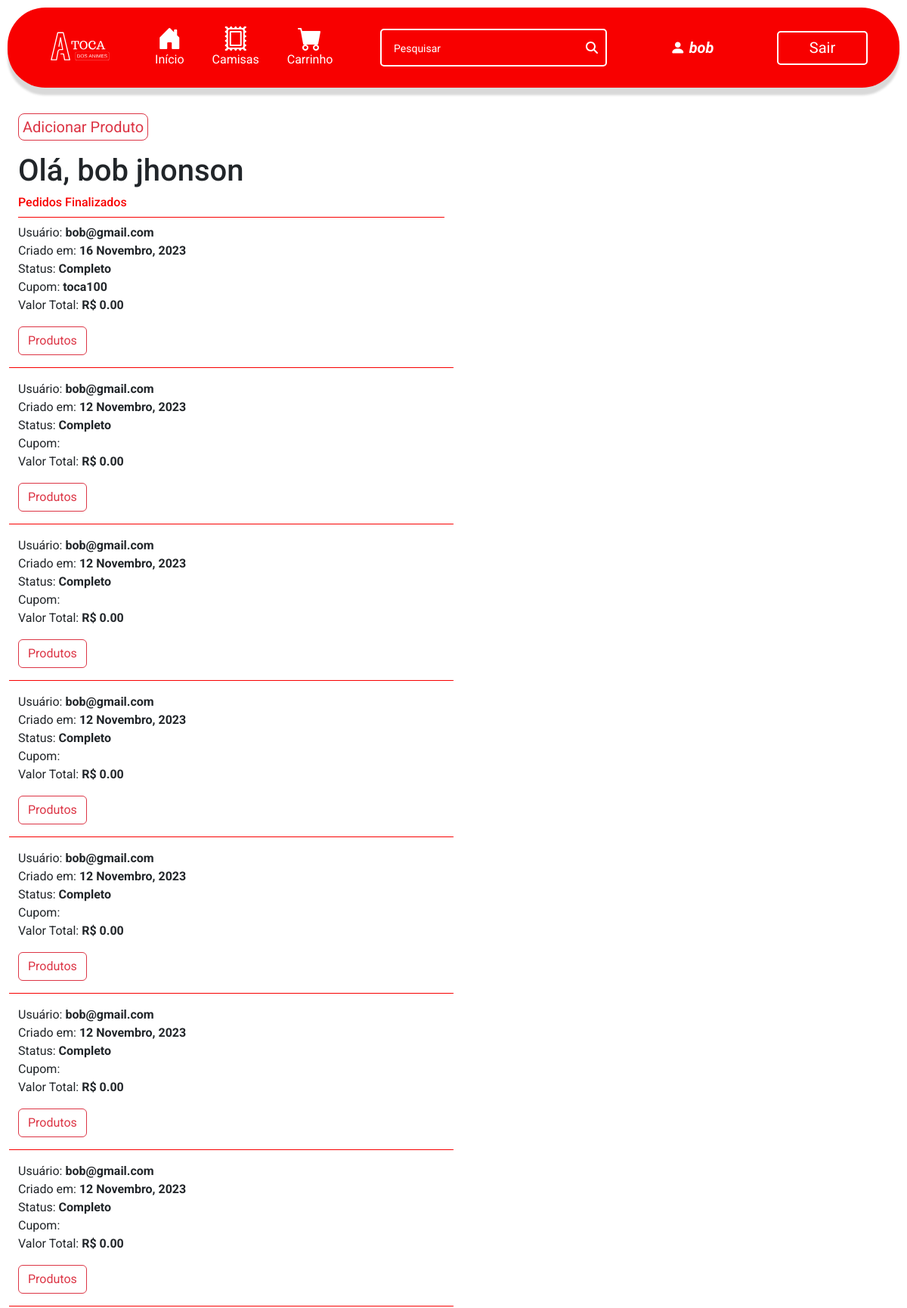
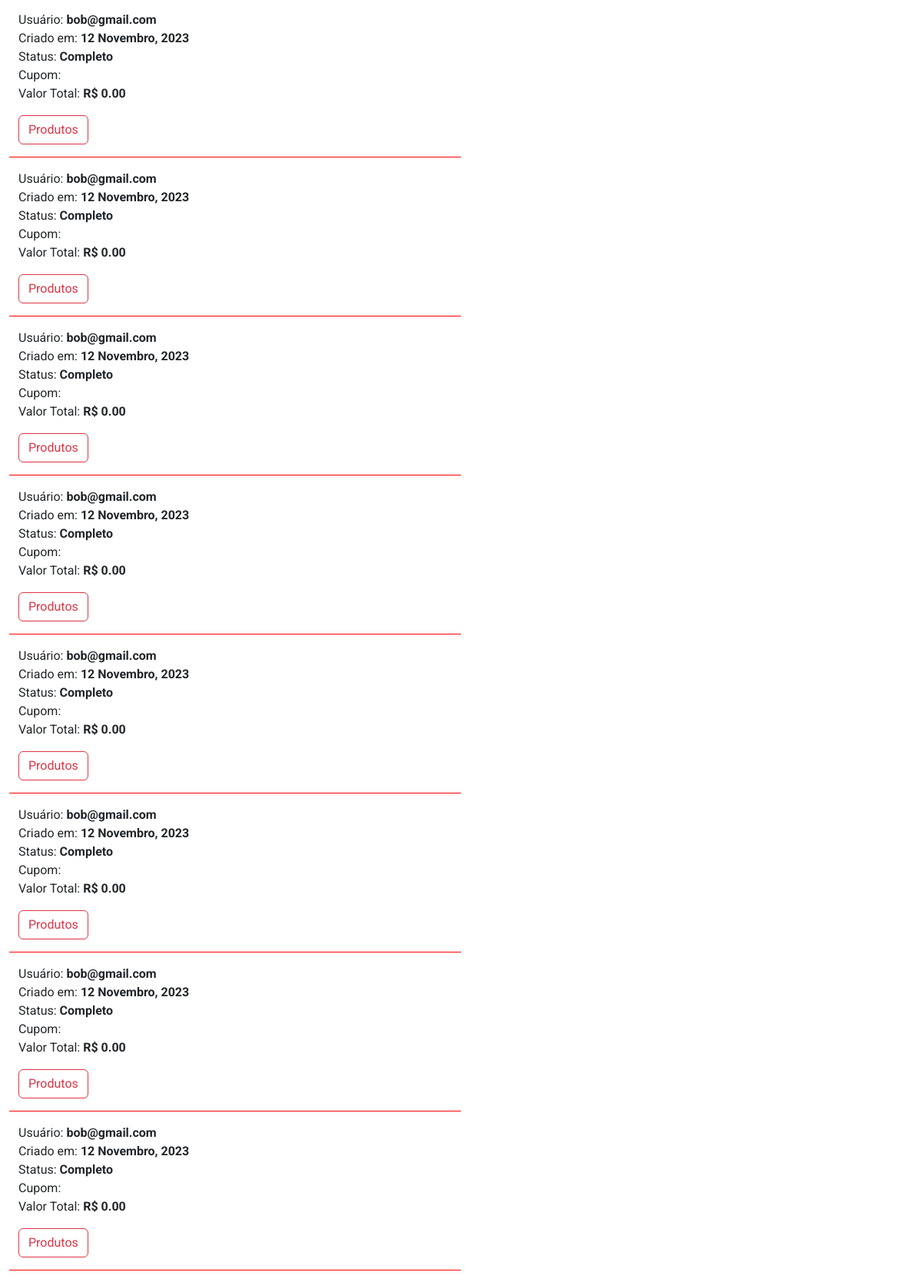
Page /user_page (signed in, upper part) on the committed database (2 pictures, top to bottom).
### ecommerce/models.py (models this page shows, shortened)
class User(AbstractUser):
    cpf = models.CharField(max_length=11, blank=False, null=True)
    adm = models.BooleanField(default=False)
    def __str__(self):
        return self.username

class Pedido(models.Model):
    cupom = models.ForeignKey(Cupom, on_delete=models.CASCADE, related_name="cupons_utilizados", blank=True, null=True)
    usuario = models.ForeignKey(User, on_delete=models.CASCADE, related_name="pedidos")
    data_pedido = models.DateTimeField(auto_now_add=True)
    complete = models.BooleanField(default=False, null=True, blank=False)
    cupom_status = models.BooleanField(default=False, null=True, blank=True)
    @property
    def get_total_cupom(self):
        valor_carrinho = self.get_total_carrinho
        total_cupom = float(valor_carrinho) - (float(valor_carrinho) * (self.cupom.porcentagem / 100))
        return total_cupom
    @property
    def get_total_carrinho(self):
        itempedido = self.items.all()
        total = sum([item.get_total for item in itempedido])
        return total

class Cupom(models.Model):
    nome_cupom = models.CharField(max_length=24, null=True, blank=False)
    porcentagem = models.IntegerField(blank=False, null=True)

class ItemPedido(models.Model):
    produto = models.ForeignKey(Produto, on_delete=models.CASCADE, related_name="produto_item", blank=True, null=True)
    pedido = models.ForeignKey(Pedido, on_delete=models.CASCADE, blank=True, null=True, related_name="items")
    tamanho = models.CharField(max_length=2, default="", blank=False)
    quantidade = models.PositiveIntegerField(null=True, blank=True)
    data_adicionada = models.DateTimeField(auto_now_add=True)
    @property
    def get_total(self):
        total = self.quantidade * self.produto.valor_produto
        return total

class Produto(models.Model):
    nome_produto = models.CharField(max_length=255)
    descricao_produto = models.TextField()
    valor_produto = models.DecimalField(max_digits=6, decimal_places=2)
    image = models.ImageField(null=True, blank=False)
    img_url = models.URLField(null=True, blank=True)
    tamanho_p = models.IntegerField(blank=False, null=True)
    tamanho_m = models.IntegerField(blank=False, null=True)
    tamanho_g = models.IntegerField(blank=False, null=True)
    tamanho_gg = models.IntegerField(blank=False, null=True)
    compradores = models.ManyToManyField(User, blank=True, related_name="compras")

### ecommerce/views.py (the view)
# urls.py: path("user_page", views.user_page, name="user_page"),
@login_required
def user_page(request):
    pedidos_finalizados = Pedido.objects.filter(usuario=request.user, complete=True).order_by("-data_pedido")
    return render(request, "ecommerce/user_page.html", context={
        "pedidos_finalizados": pedidos_finalizados,
    })

### ecommerce/templates/ecommerce/user_page.html (shortened to what this page needs)
{% extends 'ecommerce/layout.html' %}
{% load static %}
{% load i18n %}
{% block body %}
    <div class="container-fluid p-4">
        {% if user.is_superuser or user.adm %}
            <div class="row pb-3">
                <div class="col">
                    <a href="{% url 'add_produto' %}"><button class="btn btn-outline-danger btn-lg" style="padding: 2px 5px 2px 5px;">Adicionar Produto</button></a>
                </div>
            </div>
        {% endif %}
        <div class="row">
            <div class="col-6">
                <h1>Olá, {{user.get_full_name}}</h1>
                <h6 style="color: #f80000; border-bottom: 1px solid #f80000; padding-bottom: 10px;">Pedidos Finalizados</h6>
            </div>
        </div>
        {% for pedido in pedidos_finalizados %}
            <div class="row mb-3">
                <div class="col-6" style="border-bottom: 1px solid #F80000;">
                    <p>
                        Usuário: <strong>{{pedido.usuario}}</strong> <br>
                        Criado em: <strong>{% language 'pt-br' %}{{ pedido.data_pedido|date:'j F, Y' }}{% endlanguage %}</strong>
                        <br>
                        Status: <strong>Completo</strong> <br>
                        Cupom: <strong>{{pedido.cupom.nome_cupom}}</strong> <br>
                        Valor Total:
                            {% if pedido.cupom_status %}
                                <strong> R$ {{pedido.get_total_cupom|floatformat:2}} </strong>
                            {% else %}
                                <strong> R$ {{pedido.get_total_carrinho|floatformat:2}} </strong>
                            {% endif %}
                    </p>
                    <p>
                        <button class="btn btn-outline-danger" type="button" data-bs-toggle="collapse" data-bs-target="#collapse-{{pedido.pk}}"
                            aria-expanded="false" aria-controls="collapse-{{pedido.pk}}">
                            Produtos
                        </button>
                    </p>
                </div>
            </div>
            {% empty %}
                <h4>Você ainda não finalizou nenhum pedido.</h4>
        {% endfor %}
    </div>
{% endblock %}

### ecommerce/templates/ecommerce/layout.html (shortened to what this page needs)
{% load static %}
<!DOCTYPE html>
<html lang="en">
    <head>
        <link rel="stylesheet" href="{% static 'ecommerce/style.css' %}">
        <link rel="stylesheet" href="https://cdn.jsdelivr.net/npm/bootstrap-icons@1.11.1/font/bootstrap-icons.css" />
        <link href="https://cdn.jsdelivr.net/npm/bootstrap@5.3.2/dist/css/bootstrap.min.css" rel="stylesheet"
 />
    </head>
  <body>
        <header>
            <nav class="navbar navbar-expand-lg navbar-dark">
                <div class="container">
                    <a class="navbar-brand" href="{% url 'index' %}">
                        <img  src="{% static 'ecommerce/Assets/LogoToca.svg' %}" alt="" class="logo" />
                    </a>
                    <div class="collapse navbar-collapse" id="navbarNav">
                        <ul class="navbar-nav me-auto iconsLinks">
                            <li class="nav-item">
                                <a class="nav-link" href="{% url 'index' %}"><i class="bi bi-house-door-fill"></i> Início</a>
                            </li>
                            <li class="nav-item">
                                <a class="nav-link" href="{% url 'produtos' 'all' %}"><i class="bi bi-postage"></i> Camisas</a>
                            </li>
                            <li class="nav-item" data-bs-toggle="offcanvas" data-bs-target="#offcanvasRight" aria-controls="offcanvasRight">
                                <a class="nav-link" href="{% url 'carrinho' %}"><i class="bi bi-cart-fill"></i> Carrinho</a>
                            </li>
                        </ul>
                        <form class="d-flex me-auto justify-content-center" action="{% url 'search_bar' %}" method="get">
                            <input class="inputSearch" type="search" placeholder="Pesquisar" aria-label="Search" name="search"/>
                        </form>
                        {% if user.is_authenticated %}
                            <ul class="navbar-nav me-auto iconsLinks">
                                <li class="nav-item">
                                    <a class="nav-link" href="{% url 'user_page' %}" style="font-size: 10px;"><i class="bi bi-person-fill"><strong style="color: white; margin-left: 5px;">{{request.user.first_name}}</strong></i></a>
                                </li>
                            </ul>
                            <div class="d-flex justify-content-center">
                              <a href="{% url 'logout' %}"><button class="login">Sair</button></a>
                            </div>
                        {% else %}
                              <div class="d-flex justify-content-center">
                                  <a href="{% url 'login' %}"><button class="login">Entrar</button></a>
                              </div>
                        {% endif %}
                    </div>
                </div>
            </nav>
        </header>
        {% block body %}
        {% endblock %}
  </body>
</html>

### ecommerce/static/ecommerce/style.css (style rules this page uses)
:root { --red-primary: #f80000; --pink-card: #FFA2A2; }
* { font-family: "Roboto"; margin: 0; padding: 0; padding-left: 0; }
.navbar { background-color: var(--red-primary); border-radius: 50px; margin: 10px; display: grid; grid-template-columns: 10% auto auto auto; align-items: center; box-shadow: 0px 10px 3px #d9d9d9; font-weight: 400; }
.logo { display: flex; max-width: 80px; max-height: 80px; margin-right: 200px; margin-left: 15%; justify-content: center; position: relative; top: 3px; }
.inputSearch { background-color: transparent; width: 300px; height: 50px; border: 2px solid white; border-radius: 5px; outline: none; color: white; padding: 5%; align-items: center; background-image: url(Assets/icons/iconSearch.svg); background-repeat: no-repeat; background-position: calc(100% - 10px) center; }
.iconsLinks { display: flex; justify-content: center; align-items: center; gap: 10%; }
.iconsLinks a { color: white; }
.iconsLinks a i { color: white; font-size: 200%; display: flex; justify-content: center; align-items: center; }
.login { width: 120px; height: 45px; background-color: transparent; border: 2px solid white; border-radius: 5px; margin-right: 40px; color: white; font-size: 20px; text-decoration: none; }
@media screen and (max-width: 1200px) { .login { margin: 10px; } }
@media screen and (max-width: 1200px) { .inputSearch { margin: 10px; } }
@media screen and (max-width: 1200px) { .logo { margin-right: 80px; } }
:root { --red-primary: #f80000 }
a { text-decoration: none; }

### rows in the picture
User: user.first_name "bob", get_full_name "bob jhonson"
Pedido: usuario "bob@gmail.com", data_pedido "16 Novembro, 2023", cupom.nome_cupom "toca100", get_total_cupom "0.00"
Pedido: usuario "bob@gmail.com", data_pedido "12 Novembro, 2023", get_total_carrinho "0.00"
Pedido: usuario "bob@gmail.com", data_pedido "12 Novembro, 2023", get_total_carrinho "0.00"
Pedido: usuario "bob@gmail.com", data_pedido "12 Novembro, 2023", get_total_carrinho "0.00"
Pedido: usuario "bob@gmail.com", data_pedido "12 Novembro, 2023", get_total_carrinho "0.00"
Pedido: usuario "bob@gmail.com", data_pedido "12 Novembro, 2023", get_total_carrinho "0.00"
Pedido: usuario "bob@gmail.com", data_pedido "12 Novembro, 2023", get_total_carrinho "0.00"
Pedido: usuario "bob@gmail.com", data_pedido "12 Novembro, 2023", get_total_carrinho "0.00"
Pedido: usuario "bob@gmail.com", data_pedido "12 Novembro, 2023", get_total_carrinho "0.00"
Pedido: usuario "bob@gmail.com", data_pedido "12 Novembro, 2023", get_total_carrinho "0.00"
Pedido: usuario "bob@gmail.com", data_pedido "12 Novembro, 2023", get_total_carrinho "0.00"
Pedido: usuario "bob@gmail.com", data_pedido "12 Novembro, 2023", get_total_carrinho "0.00"
Pedido: usuario "bob@gmail.com", data_pedido "12 Novembro, 2023", get_total_carrinho "0.00"
Pedido: usuario "bob@gmail.com", data_pedido "12 Novembro, 2023", get_total_carrinho "0.00"
Pedido: usuario "bob@gmail.com", data_pedido "12 Novembro, 2023", get_total_carrinho "0.00"
